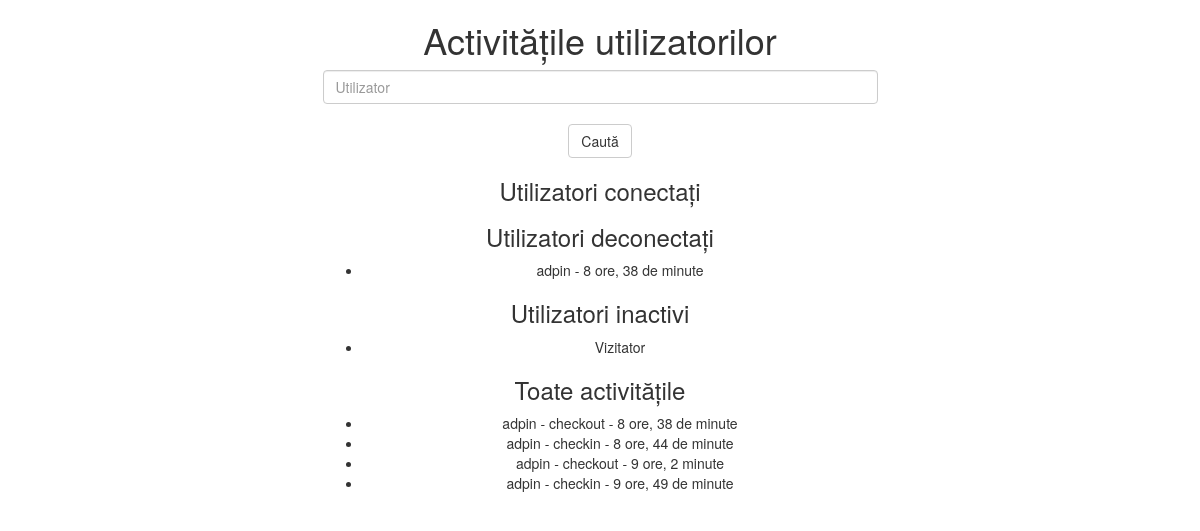
/users/ (signed in), run on the app's committed database.
### timeclock/models.py (models this page shows, shortened)
class UserActivity(models.Model):
    user = models.ForeignKey(settings.AUTH_USER_MODEL)
    activity = models.CharField(max_length=120, default='checkin', choices=USER_ACTIVITY_CHOICES)
    timestamp = models.DateTimeField(auto_now_add=True)
    objects = UserActivityManager()
    class Meta:
        verbose_name = "activitate utilizator"
        verbose_name_plural = "activitati utilizator"

### timeclock/views.py (the view, shortened to what this page needs)
# urls.py: url(r'^users/$', UsersActivityView.as_view()),
class UsersActivityView(View):
    @method_decorator(staff_member_required)
    def dispatch(self, *args, **kwargs):
        return super(UsersActivityView, self).dispatch(*args, **kwargs)
    def get(self, request, *args, **kwargs):
        query = request.GET.get("q")
        users = User.objects.all()
        checked_in_list = []
        checked_out_list = []
        no_activity_today_users = []
        all_activity = UserActivity.objects.all()
        for u in users:
            act = all_activity.filter(user=u).today().recent()
            if act.exists():
                current_user_activity_obj = act.first()
                if current_user_activity_obj.activity == 'checkin':
                    checked_in_list.append(current_user_activity_obj.id)
                else:
                    checked_out_list.append(current_user_activity_obj.id)
            else:
                no_activity_today_users.append(u)
        checked_in_users = all_activity.filter(id__in=checked_in_list)
        checked_out_users = all_activity.filter(id__in=checked_out_list)
        all_activity = all_activity.today().recent()
        context = {
            "checked_in_users": checked_in_users,
            "checked_out_users": checked_out_users,
            "inactive_users": no_activity_today_users,
            "all_activity": all_activity,
            "query": query,
        }
        return render(request, "timeclock/users-activity-view.html", context)

### timeclock/models.py (called while the page is built)
    def recent(self):
        return self.order_by("-timestamp")

    def today(self):
        now = timezone.now()
        today_start = timezone.make_aware(datetime.combine(now, time.min))
        today_end = timezone.make_aware(datetime.combine(now, time.max))
        return self.filter(timestamp__gte=today_start).filter(timestamp__lte=today_end)

    def get_queryset(self, *args, **kwargs):
        return UserActivityQuerySet(self.model, using=self._db)

### timeclock/templates/timeclock/users-activity-view.html (shortened to what this page needs)
{% extends "base.html" %}
{% block content %}
<h1>Activitățile utilizatorilor</h1>
<form method="GET" action="">
<input class='form-control' type="text" name="q" placeholder="Utilizator" value="{{ request.GET.q }}" />
<br/>
<input class='btn btn-default' type="submit" value="Caută"/>
</form>
<h3>Utilizatori conectați</h3>
<h3>Utilizatori deconectați</h3>
<ul>
    {% for obj in checked_out_users %}
    <li>{{ obj.user.username }} - {{ obj.timestamp | timesince }}</li>
    {% endfor %}
</ul>
<h3>Utilizatori inactivi</h3>
<ul>
    {% for obj in inactive_users %}
    <li>{{ obj.username }} </li>
    {% endfor %}
</ul>
<h3>Toate activitățile</h3>
<ul>
    {% for obj in all_activity %}
    <li>{{ obj.user.username }} - {{ obj.activity }} - {{ obj.timestamp | timesince }}</li>
    {% endfor %}
</ul>
{% endblock %}

### timeclock/templates/base.html (shortened to what this page needs)
{% load static %}
<!DOCTYPE html>
<html lang="en">
  <head>
    <link href="{% static 'bootstrap/css/bootstrap.min.css' %}" rel="stylesheet">
  </head>
  <body>
    <div class="container">
        <div class="row">
            <div class="col-sm-6 col-sm-offset-3 text-center">
    {% block content %}
    {% endblock %}
  </div>
  </div>
  </div>
  </body>
</html>

### data on the page
UserActivity: user.username "adpin", timestamp "8 ore, 38 de minute", activity "checkout"
UserActivity: user.username "adpin", activity "checkin", timestamp "8 ore, 44 de minute"
UserActivity: user.username "adpin", activity "checkout", timestamp "9 ore, 2 minute"
UserActivity: user.username "adpin", activity "checkin", timestamp "9 ore, 49 de minute"

### other printed values
{{ obj.username }} "Vizitator"
